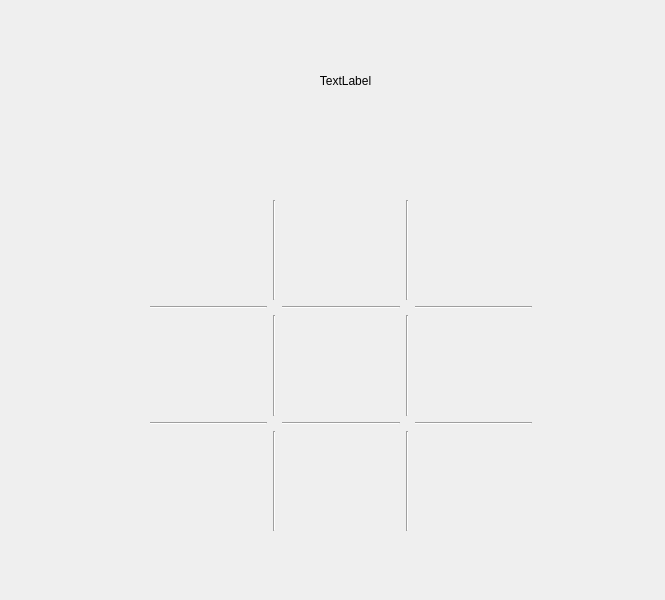
<?xml version="1.0" encoding="UTF-8"?>
<ui version="4.0">
 <class>MainWindow</class>
 <widget class="QMainWindow" name="MainWindow">
  <property name="geometry">
   <rect>
    <x>0</x>
    <y>0</y>
    <width>665</width>
    <height>600</height>
   </rect>
  </property>
  <property name="windowTitle">
   <string>MainWindow</string>
  </property>
  <property name="layoutDirection">
   <enum>Qt::LeftToRight</enum>
  </property>
  <widget class="QWidget" name="centralwidget">
   <widget class="QWidget" name="gridLayoutWidget">
    <property name="geometry">
     <rect>
      <x>150</x>
      <y>200</y>
      <width>382</width>
      <height>331</height>
     </rect>
    </property>
    <layout class="QGridLayout" name="gridLayout">
     <item row="2" column="2" alignment="Qt::AlignHCenter">
      <widget class="QLabel" name="label">
       <property name="font">
        <font>
         <pointsize>48</pointsize>
        </font>
       </property>
       <property name="text">
        <string/>
       </property>
      </widget>
     </item>
     <item row="5" column="4" alignment="Qt::AlignHCenter">
      <widget class="QLabel" name="label_4">
       <property name="font">
        <font>
         <pointsize>48</pointsize>
        </font>
       </property>
       <property name="text">
        <string/>
       </property>
      </widget>
     </item>
     <item row="2" column="0" alignment="Qt::AlignHCenter">
      <widget class="QLabel" name="label_5">
       <property name="font">
        <font>
         <pointsize>48</pointsize>
        </font>
       </property>
       <property name="text">
        <string/>
       </property>
      </widget>
     </item>
     <item row="5" column="0" alignment="Qt::AlignHCenter">
      <widget class="QLabel" name="label_2">
       <property name="font">
        <font>
         <pointsize>48</pointsize>
        </font>
       </property>
       <property name="text">
        <string/>
       </property>
      </widget>
     </item>
     <item row="5" column="2" alignment="Qt::AlignHCenter">
      <widget class="QLabel" name="label_3">
       <property name="font">
        <font>
         <pointsize>48</pointsize>
        </font>
       </property>
       <property name="text">
        <string/>
       </property>
      </widget>
     </item>
     <item row="0" column="0" alignment="Qt::AlignHCenter">
      <widget class="QLabel" name="label_6">
       <property name="font">
        <font>
         <pointsize>48</pointsize>
        </font>
       </property>
       <property name="autoFillBackground">
        <bool>true</bool>
       </property>
       <property name="text">
        <string/>
       </property>
      </widget>
     </item>
     <item row="0" column="2" alignment="Qt::AlignHCenter">
      <widget class="QLabel" name="label_7">
       <property name="font">
        <font>
         <pointsize>48</pointsize>
        </font>
       </property>
       <property name="text">
        <string/>
       </property>
      </widget>
     </item>
     <item row="0" column="4" alignment="Qt::AlignHCenter">
      <widget class="QLabel" name="label_8">
       <property name="font">
        <font>
         <pointsize>48</pointsize>
        </font>
       </property>
       <property name="text">
        <string/>
       </property>
      </widget>
     </item>
     <item row="2" column="4" alignment="Qt::AlignHCenter">
      <widget class="QLabel" name="label_9">
       <property name="font">
        <font>
         <pointsize>48</pointsize>
        </font>
       </property>
       <property name="text">
        <string/>
       </property>
      </widget>
     </item>
     <item row="0" column="1">
      <widget class="Line" name="line">
       <property name="orientation">
        <enum>Qt::Vertical</enum>
       </property>
      </widget>
     </item>
     <item row="0" column="3">
      <widget class="Line" name="line_4">
       <property name="orientation">
        <enum>Qt::Vertical</enum>
       </property>
      </widget>
     </item>
     <item row="2" column="3">
      <widget class="Line" name="line_5">
       <property name="orientation">
        <enum>Qt::Vertical</enum>
       </property>
      </widget>
     </item>
     <item row="5" column="1">
      <widget class="Line" name="line_3">
       <property name="orientation">
        <enum>Qt::Vertical</enum>
       </property>
      </widget>
     </item>
     <item row="5" column="3">
      <widget class="Line" name="line_6">
       <property name="orientation">
        <enum>Qt::Vertical</enum>
       </property>
      </widget>
     </item>
     <item row="1" column="4">
      <widget class="Line" name="line_9">
       <property name="orientation">
        <enum>Qt::Horizontal</enum>
       </property>
      </widget>
     </item>
     <item row="1" column="0">
      <widget class="Line" name="line_7">
       <property name="orientation">
        <enum>Qt::Horizontal</enum>
       </property>
      </widget>
     </item>
     <item row="1" column="2">
      <widget class="Line" name="line_8">
       <property name="orientation">
        <enum>Qt::Horizontal</enum>
       </property>
      </widget>
     </item>
     <item row="2" column="1">
      <widget class="Line" name="line_2">
       <property name="orientation">
        <enum>Qt::Vertical</enum>
       </property>
      </widget>
     </item>
     <item row="3" column="2">
      <widget class="Line" name="line_10">
       <property name="orientation">
        <enum>Qt::Horizontal</enum>
       </property>
      </widget>
     </item>
     <item row="3" column="0">
      <widget class="Line" name="line_11">
       <property name="orientation">
        <enum>Qt::Horizontal</enum>
       </property>
      </widget>
     </item>
     <item row="3" column="4">
      <widget class="Line" name="line_12">
       <property name="orientation">
        <enum>Qt::Horizontal</enum>
       </property>
      </widget>
     </item>
    </layout>
   </widget>
   <widget class="QWidget" name="widget" native="true">
    <property name="geometry">
     <rect>
      <x>50</x>
      <y>40</y>
      <width>591</width>
      <height>80</height>
     </rect>
    </property>
    <property name="layoutDirection">
     <enum>Qt::LeftToRight</enum>
    </property>
    <widget class="QLabel" name="instructions">
     <property name="geometry">
      <rect>
       <x>0</x>
       <y>5</y>
       <width>591</width>
       <height>71</height>
      </rect>
     </property>
     <property name="layoutDirection">
      <enum>Qt::LeftToRight</enum>
     </property>
     <property name="text">
      <string>TextLabel</string>
     </property>
     <property name="alignment">
      <set>Qt::AlignCenter</set>
     </property>
    </widget>
   </widget>
  </widget>
 </widget>
 <resources/>
 <connections/>
</ui>
